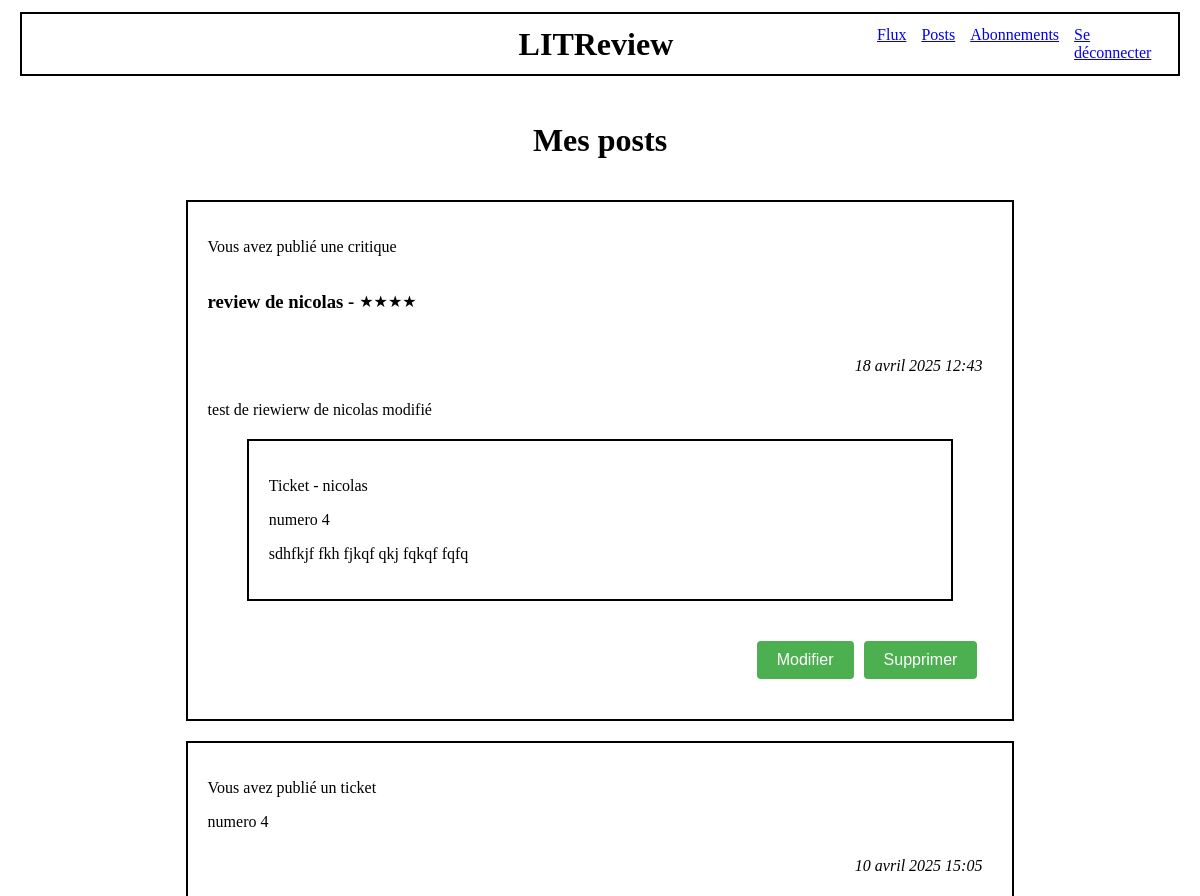
Before: /post_list/ (signed in, upper part) with the older database file.
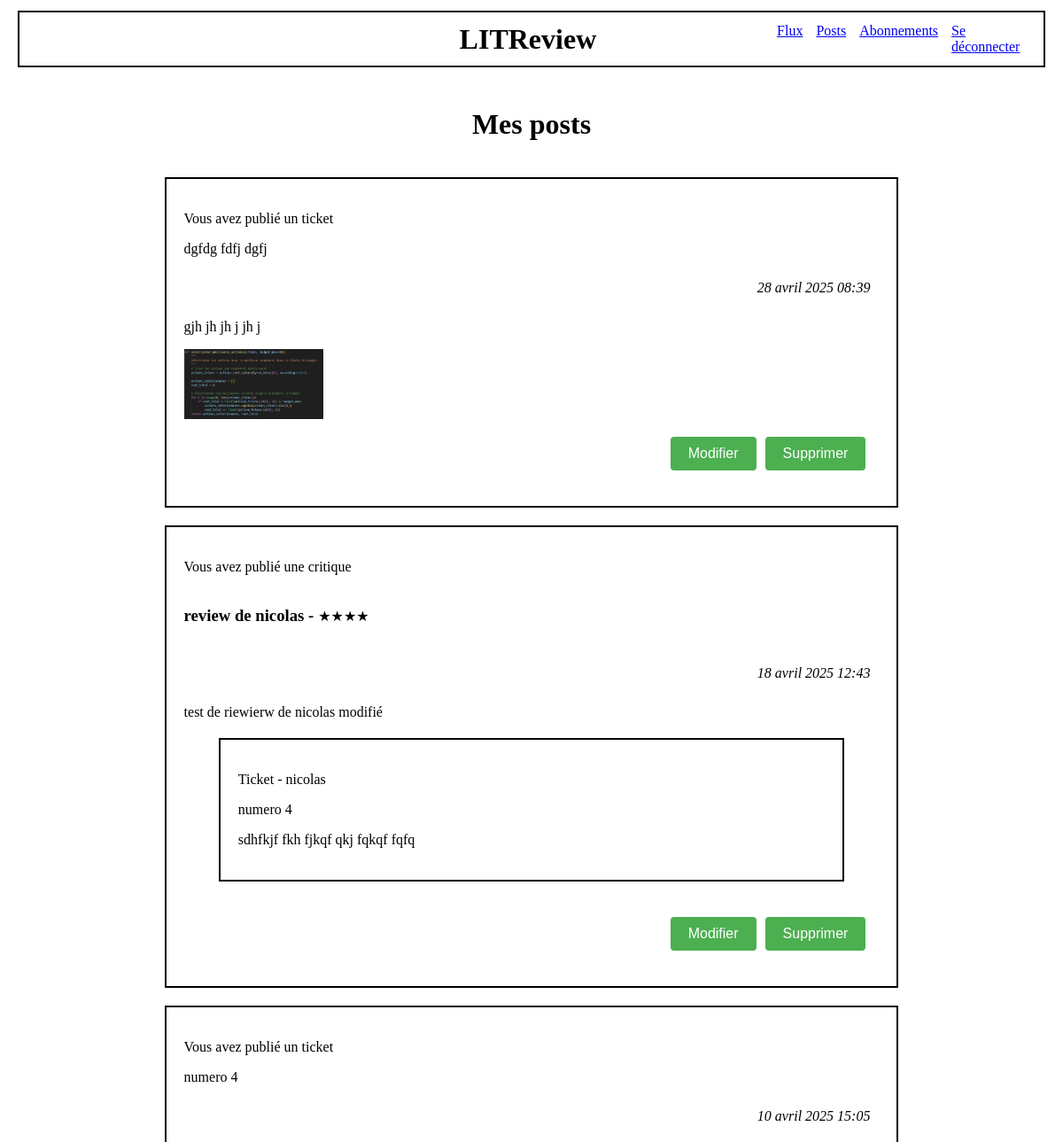
After: the same page with the newer database file.
### appli/models.py (models this page shows)
class Review(models.Model):
    ticket = models.ForeignKey(to=Ticket, on_delete=models.CASCADE)
    rating = models.PositiveSmallIntegerField(
        validators=[MinValueValidator(0), MaxValueValidator(5)])
    headline = models.CharField(max_length=128)
    body = models.CharField(max_length=8192, blank=True)
    user = models.ForeignKey(
        to=settings.AUTH_USER_MODEL, on_delete=models.CASCADE)
    time_created = models.DateTimeField(auto_now_add=True)

class Ticket(models.Model):
    title = models.CharField(max_length=128)
    description = models.TextField(max_length=2048)
    user = models.ForeignKey(
        to=settings.AUTH_USER_MODEL, on_delete=models.CASCADE)
    image = models.ImageField(null=True, blank=True)
    time_created = models.DateTimeField(auto_now_add=True)

### authentication/models.py (models this page shows)
class User(AbstractUser):
    profile_photo = models.ImageField(verbose_name='Photo de profil', null=True)

### appli/views.py (the view)
# urls.py: path('post_list/', appli.views.post_list, name='post_list'),
@login_required
def post_list(request):
    current_user = request.user
    tickets = models.Ticket.objects.all()
    reviews = models.Review.objects.all()
    tickets = models.Ticket.objects.filter(
        Q(user=current_user)   # Tickets créés par l'utilisateur connecté
    ).order_by('-time_created')
    reviews = models.Review.objects.filter(
        Q(user=current_user)   # Reviews crééss par l'utilisateur connecté
    ).order_by('-time_created')
    posts = list(chain(tickets, reviews))
    posts.sort(key=lambda x: x.time_created, reverse=True)
    context = {
        'posts': posts,
    }
    return render(request, 'appli/post_list.html', context=context)

### appli/templatetags/custom_filters.py (called while the page is built)
@register.filter
def get_class(value):
    return value.__class__.__name__

### appli/templates/appli/post_list.html (shortened to what this page needs)
{% extends 'base_connected.html' %}
{% load custom_filters %}
{% block content %}
    <div class="center">
        <h1>Mes posts</h1>
    </div>
    {% for post in posts %}
        {% if post|get_class == 'Ticket' %}
            <div class="div_border">
                <p>Vous avez publié un ticket</p>
                <p>{{ post.title }}</p>
                <p class="align-right"><i>{{ post.time_created }}</i></p>
                <p>{{ post.description }}</p>
                {% if post.image %}
                    <img src="/media/{{post.image}}" alt="image">
                {% endif %}
                <div class="align-right">
                    <a href="{% url 'edit_ticket' post.id %}" class="button">Modifier</a>
                    <a href="{% url 'delete_ticket' post.id %}" class="button">Supprimer</a>
                </div>
            </div>
        {% elif post|get_class == 'Review' %}
            <div class="div_border">
                <p>Vous avez publié une critique</p>
                <div class="rating-container">
                    <span><h3 class="h3-margin-right">{{ post.headline }} - </h3></span>
                    {% for i in "x"|ljust:post.rating %}
                        <span class="star">★</span>
                    {% endfor %}
                </div>
                <p class="align-right"><i>{{ post.time_created }}</i></p>
                <p>{{ post.body }}</p>
                <div class="div_border_internal">
                    <p>Ticket - {{ post.user.username }}</p>
                    <p>{{ post.ticket.title }}</p>
                    <p>{{ post.ticket.description }}</p>
                </div>
                <div class="align-right">
                    <a href="{% url 'edit_review' post.id %}" class="button">Modifier</a>
                    <a href="{% url 'delete_review' post.id %}" class="button">Supprimer</a>
                </div>
            </div>
        {% endif %}
    {% endfor %}
{% endblock content %}

Changed rows visible on the page:
added Ticket: title "dgfdg fdfj dgfj", time_created "28 avril 2025 08:39", description "gjh jh jh j jh j", image (picture)
